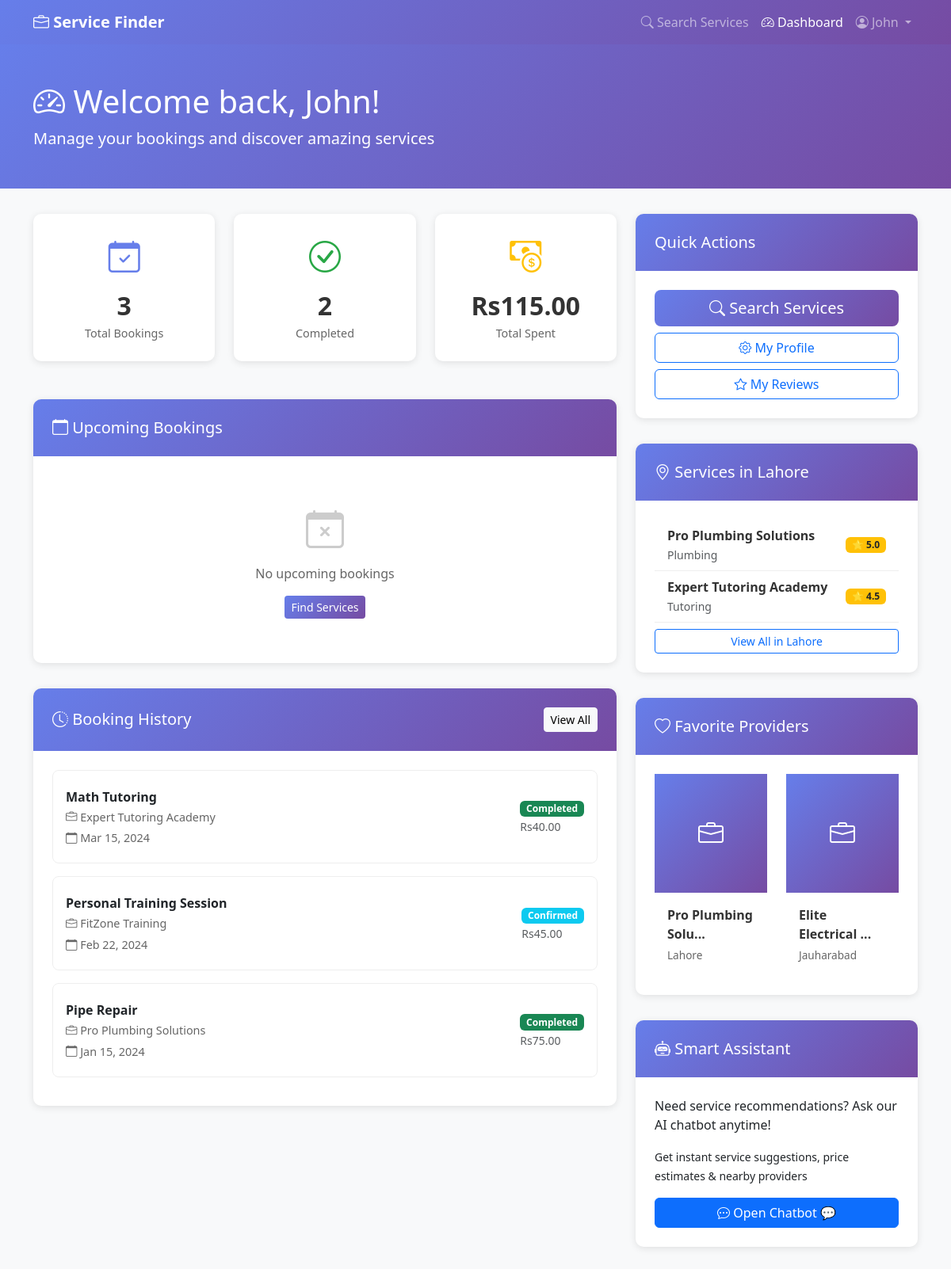
/dashboard.php (signed in), run on the app's committed database.
### tables this page shows
CREATE TABLE bookings (
    booking_id INT PRIMARY KEY AUTO_INCREMENT,
    user_id INT NOT NULL,
    service_id INT NOT NULL,
    provider_id INT NOT NULL,
    booking_date DATETIME NOT NULL,
    service_date DATE NOT NULL,
    service_time TIME NOT NULL,
    location TEXT,
    service_notes TEXT,
    status ENUM('pending', 'confirmed', 'in_progress', 'completed', 'cancelled') DEFAULT 'pending',
    cancellation_reason TEXT,
    total_amount DECIMAL(10, 2),
    discount_amount DECIMAL(10, 2) DEFAULT 0,
    final_amount DECIMAL(10, 2),
    payment_method ENUM('card', 'upi', 'wallet', 'cash') DEFAULT 'card',
    payment_status ENUM('pending', 'completed', 'failed', 'refunded') DEFAULT 'pending',
    created_at TIMESTAMP DEFAULT CURRENT_TIMESTAMP,
    updated_at TIMESTAMP DEFAULT CURRENT_TIMESTAMP ON UPDATE CURRENT_TIMESTAMP,
    FOREIGN KEY (user_id) REFERENCES users(user_id) ON DELETE CASCADE,
    FOREIGN KEY (service_id) REFERENCES services(service_id) ON DELETE CASCADE,
    FOREIGN KEY (provider_id) REFERENCES service_providers(provider_id) ON DELETE CASCADE,
    INDEX idx_user (user_id),
    INDEX idx_provider (provider_id),
    INDEX idx_status (status),
    INDEX idx_booking_date (booking_date)
);

CREATE TABLE services (
    service_id INT PRIMARY KEY AUTO_INCREMENT,
    provider_id INT NOT NULL,
    service_name VARCHAR(150) NOT NULL,
    service_description TEXT,
    category_id INT NOT NULL,
    price DECIMAL(10, 2),
    duration_hours INT,
    is_available BOOLEAN DEFAULT TRUE,
    service_image VARCHAR(255),
    created_at TIMESTAMP DEFAULT CURRENT_TIMESTAMP,
    updated_at TIMESTAMP DEFAULT CURRENT_TIMESTAMP ON UPDATE CURRENT_TIMESTAMP,
    FOREIGN KEY (provider_id) REFERENCES service_providers(provider_id) ON DELETE CASCADE,
    FOREIGN KEY (category_id) REFERENCES service_categories(category_id),
    INDEX idx_provider (provider_id),
    INDEX idx_category (category_id)
);

CREATE TABLE service_providers (
    provider_id INT PRIMARY KEY AUTO_INCREMENT,
    user_id INT NOT NULL UNIQUE,
    business_name VARCHAR(150) NOT NULL,
    business_description TEXT,
    category_id INT NOT NULL,
    business_phone VARCHAR(15),
    business_email VARCHAR(100),
    website VARCHAR(255),
    business_address TEXT,
    business_city VARCHAR(100),
    business_state VARCHAR(100),
    business_zip VARCHAR(10),
    latitude DECIMAL(10, 8),
    longitude DECIMAL(11, 8),
    years_of_experience INT,
    average_rating DECIMAL(3, 2) DEFAULT 0.00,
    total_reviews INT DEFAULT 0,
    total_jobs_completed INT DEFAULT 0,
    is_verified BOOLEAN DEFAULT FALSE,
    is_active BOOLEAN DEFAULT TRUE,
    profile_image VARCHAR(255),
    cover_image VARCHAR(255),
    created_at TIMESTAMP DEFAULT CURRENT_TIMESTAMP,
    updated_at TIMESTAMP DEFAULT CURRENT_TIMESTAMP ON UPDATE CURRENT_TIMESTAMP,
    FOREIGN KEY (user_id) REFERENCES users(user_id) ON DELETE CASCADE,
    FOREIGN KEY (category_id) REFERENCES service_categories(category_id),
    INDEX idx_category (category_id),
    INDEX idx_city (business_city),
    INDEX idx_rating (average_rating)
);

CREATE TABLE users (
    user_id INT PRIMARY KEY AUTO_INCREMENT,
    username VARCHAR(100) UNIQUE NOT NULL,
    email VARCHAR(100) UNIQUE NOT NULL,
    password VARCHAR(255) NOT NULL,
    first_name VARCHAR(100),
    last_name VARCHAR(100),
    phone VARCHAR(15),
    address TEXT,
    city VARCHAR(100),
    state VARCHAR(100),
    zip_code VARCHAR(10),
    profile_image VARCHAR(255),
    user_type ENUM('customer', 'service_provider') DEFAULT 'customer',
    is_verified BOOLEAN DEFAULT FALSE,
    created_at TIMESTAMP DEFAULT CURRENT_TIMESTAMP,
    updated_at TIMESTAMP DEFAULT CURRENT_TIMESTAMP ON UPDATE CURRENT_TIMESTAMP
);

CREATE TABLE service_categories (
    category_id INT PRIMARY KEY AUTO_INCREMENT,
    category_name VARCHAR(100) UNIQUE NOT NULL,
    description TEXT,
    icon VARCHAR(50),
    created_at TIMESTAMP DEFAULT CURRENT_TIMESTAMP
);

### dashboard.php (the view, shortened to what the rows shown need)
<?php
include 'database_connection.php';
include 'helpers.php';
$user_data = getSingleResult($conn, "SELECT * FROM users WHERE user_id = ?", 'i', [$_SESSION['user_id']]);
$user_city = $user_data['city'] ?? USER_DEFAULT_CITY;
$bookings = getUserBookings($conn, $_SESSION['user_id']);
$favQuery = "SELECT sp.*, u.city, u.state
            FROM favorites f
            JOIN service_providers sp ON f.provider_id = sp.provider_id
            JOIN users u ON sp.user_id = u.user_id
            WHERE f.user_id = ?
            LIMIT 6";
$favorites = getMultipleResults($conn, $favQuery, 'i', [$_SESSION['user_id']]);
$nearbyQuery = "SELECT sp.*, u.email, u.phone, u.city, u.state,
               c.category_name,
               COALESCE(AVG(r.rating), 0) as avg_rating,
               COUNT(DISTINCT r.review_id) as total_reviews
               FROM service_providers sp
               JOIN users u ON sp.user_id = u.user_id
               JOIN service_categories c ON sp.category_id = c.category_id
               LEFT JOIN reviews r ON sp.provider_id = r.provider_id
               WHERE sp.is_active = 1 AND sp.is_verified = 1 AND u.city = ?
               GROUP BY sp.provider_id
               ORDER BY avg_rating DESC, total_reviews DESC
               LIMIT 6";
$nearby_providers = getMultipleResults($conn, $nearbyQuery, 's', [$user_city]);
?>
<!DOCTYPE html>
<html lang="en">
<head>
    <link href="https://cdn.jsdelivr.net/npm/bootstrap@5.3.0/dist/css/bootstrap.min.css" rel="stylesheet">
    <link rel="stylesheet" href="https://cdn.jsdelivr.net/npm/bootstrap-icons@1.11.0/font/bootstrap-icons.css">
</head>
<body>
    <div class="dashboard-header">
        <div class="container">
            <h1><i class="bi bi-speedometer2"></i> Welcome back, <?php echo htmlspecialchars($_SESSION['first_name']); ?>!</h1>
        </div>
    </div>
    <div class="container">
        <div class="row">
            <div class="col-lg-8">
                <div class="card-custom">
                    <div class="card-body-custom">
                        <?php if (count($bookings) > 0): ?>
                            <div style="max-height: 400px; overflow-y: auto;">
                                <?php foreach (array_slice($bookings, 0, 5) as $booking): ?>
                                    <div class="booking-item">
                                        <div class="booking-info">
                                            <h6><?php echo htmlspecialchars($booking['service_name']); ?></h6>
                                            <p><i class="bi bi-briefcase"></i> <?php echo htmlspecialchars($booking['business_name']); ?></p>
                                            <p><i class="bi bi-calendar"></i> <?php echo formatDate($booking['booking_date']); ?></p>
                                        </div>
                                        <div>
                                            <?php echo getStatusBadge($booking['status']); ?>
                                            <br>
                                            <small class="text-muted"><?php echo formatCurrency($booking['final_amount']); ?></small>
                                        </div>
                                    </div>
                                <?php endforeach; ?>
                            </div>
                        <?php endif; ?>
                    </div>
                </div>
            </div>
            <div class="col-lg-4">
                <div class="card-custom">
                    <div class="card-header-custom">
                        <h5 class="mb-0">
                            <i class="bi bi-geo-alt"></i> Services in <?php echo htmlspecialchars($user_city); ?>
                        </h5>
                    </div>
                    <div class="card-body-custom">
                        <?php if (count($nearby_providers) > 0): ?>
                            <div class="list-group list-group-flush">
                                <?php foreach ($nearby_providers as $provider): ?>
                                    <a href="provider-profile.php?id=<?php echo $provider['provider_id']; ?>"
                                       class="list-group-item list-group-item-action d-flex justify-content-between align-items-center"
                                       style="border-bottom: 1px solid #eee;">
                                        <div>
                                            <div style="font-weight: 600; color: #333;">
                                                <?php echo htmlspecialchars(truncateText($provider['business_name'], 25)); ?>
                                            </div>
                                            <small class="text-muted">
                                                <?php echo htmlspecialchars($provider['category_name']); ?>
                                            </small>
                                        </div>
                                        <span class="badge bg-warning text-dark">
                                            ⭐ <?php echo number_format($provider['avg_rating'], 1); ?>
                                        </span>
                                    </a>
                                <?php endforeach; ?>
                            </div>
                            <a href="smart-search.php?city=<?php echo urlencode($user_city); ?>"
                               class="btn btn-outline-primary btn-sm w-100 mt-2">
                                View All in <?php echo htmlspecialchars($user_city); ?>
                            </a>
                        <?php endif; ?>
                    </div>
                </div>
                <div class="card-custom">
                    <div class="card-body-custom">
                        <?php if (count($favorites) > 0): ?>
                            <div class="row">
                                <?php foreach ($favorites as $fav): ?>
                                    <div class="col-md-6">
                                        <a href="provider-profile.php?id=<?php echo $fav['provider_id']; ?>" class="favorite-card">
                                            <div class="favorite-image">
                                                <i class="bi bi-briefcase"></i>
                                            </div>
                                            <div class="favorite-content">
                                                <div class="favorite-name"><?php echo htmlspecialchars(truncateText($fav['business_name'], 20)); ?></div>
                                                <div class="favorite-city"><?php echo htmlspecialchars($fav['city']); ?></div>
                                            </div>
                                        </a>
                                    </div>
                                <?php endforeach; ?>
                            </div>
                        <?php endif; ?>
                    </div>
                </div>
            </div>
        </div>
    </div>
</body>
</html>

### helpers.php (shortened to what the rows shown need)
<?php
function formatCurrency($amount) {
    return CURRENCY . number_format($amount, 2);
}
function formatDate($date, $format = 'M d, Y') {
    return date($format, strtotime($date));
}
function truncateText($text, $length = 100, $suffix = '...') {
    if (strlen($text) <= $length) {
        return $text;
    }
    return substr($text, 0, $length - strlen($suffix)) . $suffix;
}
function getStatusBadge($status) {
    $colors = [
        'pending' => 'warning',
        'confirmed' => 'info',
        'in_progress' => 'primary',
        'completed' => 'success',
        'cancelled' => 'danger'
    ];
    $color = $colors[$status] ?? 'secondary';
    return '<span class="badge bg-' . htmlspecialchars($color) . '">' . ucfirst(str_replace('_', ' ', htmlspecialchars($status))) . '</span>';
}
function getUserBookings($conn, $user_id, $status = null, $limit = null) {
    $query = "SELECT b.*, s.service_name, p.business_name, p.profile_image,
              r.review_id, r.rating
              FROM bookings b
              JOIN services s ON b.service_id = s.service_id
              JOIN service_providers p ON b.provider_id = p.provider_id
              LEFT JOIN reviews r ON b.booking_id = r.booking_id
              WHERE b.user_id = ?";
    $params = [$user_id];
    $types = 'i';
    $query .= " ORDER BY b.booking_date DESC";
    return getMultipleResults($conn, $query, $types, $params);
}
?>

### data on the page
bookings: service.service_name "Math Tutoring", provider.business_name "Expert Tutoring Academy", booking_date "Mar 15, 2024", status "Completed", final_amount "Rs40.00"
bookings: service.service_name "Personal Training Session", provider.business_name "FitZone Training", booking_date "Feb 22, 2024", status "Confirmed", final_amount "Rs45.00"
bookings: service.service_name "Pipe Repair", provider.business_name "Pro Plumbing Solutions", booking_date "Jan 15, 2024", status "Completed", final_amount "Rs75.00"
users: city "Lahore"
service_providers: business_name "Pro Plumbing Solutions", category.category_name "Plumbing", avg_rating "5.0", business_name "Pro Plumbing Solu...", user.city "Lahore"
service_providers: business_name "Expert Tutoring Academy", category.category_name "Tutoring", avg_rating "4.5"
service_providers: business_name "Elite Electrical ...", user.city "Jauharabad"

### other printed values
$_SESSION['first_name'] "John"
$stats['total_bookings'] "3"
$stats['completed_bookings'] "2"
formatCurrency($stats['total_spent'] ?? 0) "Rs115.00"
